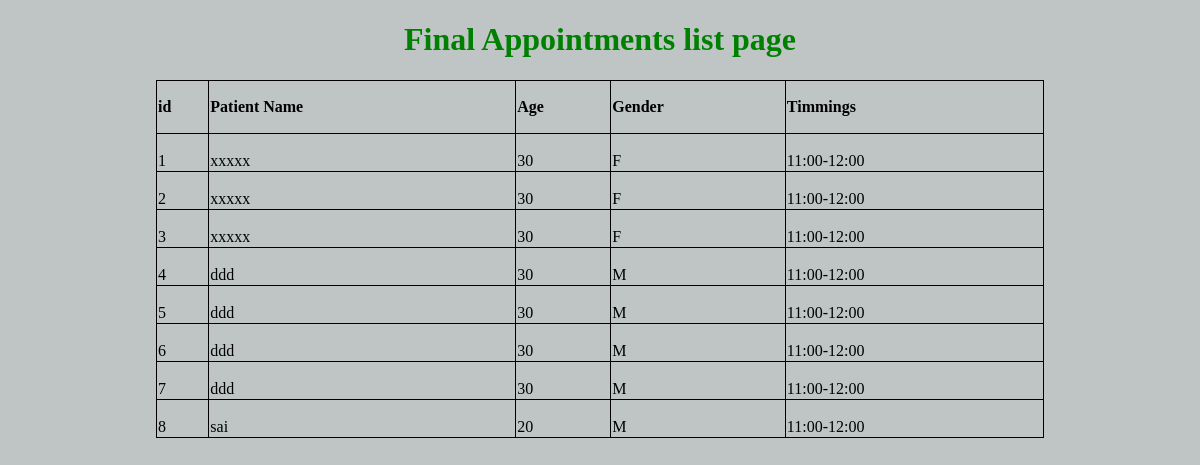
The page /Final/ on the database as committed earlier.
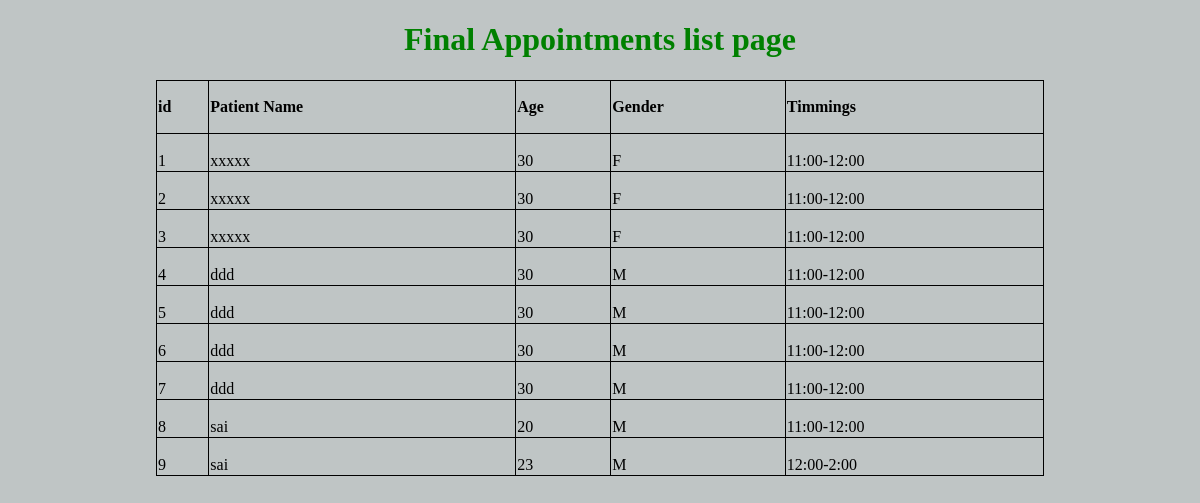
The same page on the database as committed later.
### WebApp/models.py (models this page shows)
class OnlineOp(models.Model):
    Gender_Choice=(('M', 'Male'),('F', 'Female'))
    Timming_Choice=(('10:00-12:00','10:00-12:00'),
                    ('12:00-2:00','12:00-2:00'),
                    ('2:00-4:00','2:00-4:00'),
                    ('5:00-7:00','5:00-7:00'),
                    ('7:00-9:00','7:00-9:00'),)
    Patient_Name=models.CharField(max_length=20)
    Mobile = models.IntegerField()
    Age=models.IntegerField()
    Gender = models.CharField(choices=Gender_Choice, max_length=128)
    Timmings = models.CharField(max_length=11, choices=Timming_Choice, default="Select Timmings")

### WebApp/views.py (the view)
# urls.py: path('Final/',views.Final),
def Final(request):
    flist=OnlineOp.objects.all()
    return render(request,'MyApp/Final.html',{'flist':flist})

### templates/MyApp/Final.html (shortened to what this page needs)
<!DOCTYPE html>
<html lang="en">
<head>
</head>
<body style="background-color:#BFC5C5;">
<form align="center">
    <h1 style="color: green;">Final Appointments list page</h1>
    {%if flist%}
    <table border="1px" align="center">
        <thead>
        <th>id</th>
        <th>Patient Name</th>
        <th>Age</th>
        <th>Gender</th>
        <th>Timmings</th>
        </thead>
        {%for fin in flist%}
        <tr>
            <td>{{fin.id}}</td>
            <td>{{fin.Patient_Name}}</td>
            <td>{{fin.Age}}</td>
            <td>{{fin.Gender}}</td>
            <td>{{fin.Timmings}}</td>
        </tr>
        {%endfor%}
    </table>
    {%else%}
    <h1>Sorry on appointments done</h1>
    {%endif%}
</form>
</body>
</html>

Rows that differ between the two databases and show on the page:
added OnlineOp: id "9", Patient_Name "sai", Age "23", Gender "M", Timmings "12:00-2:00"
